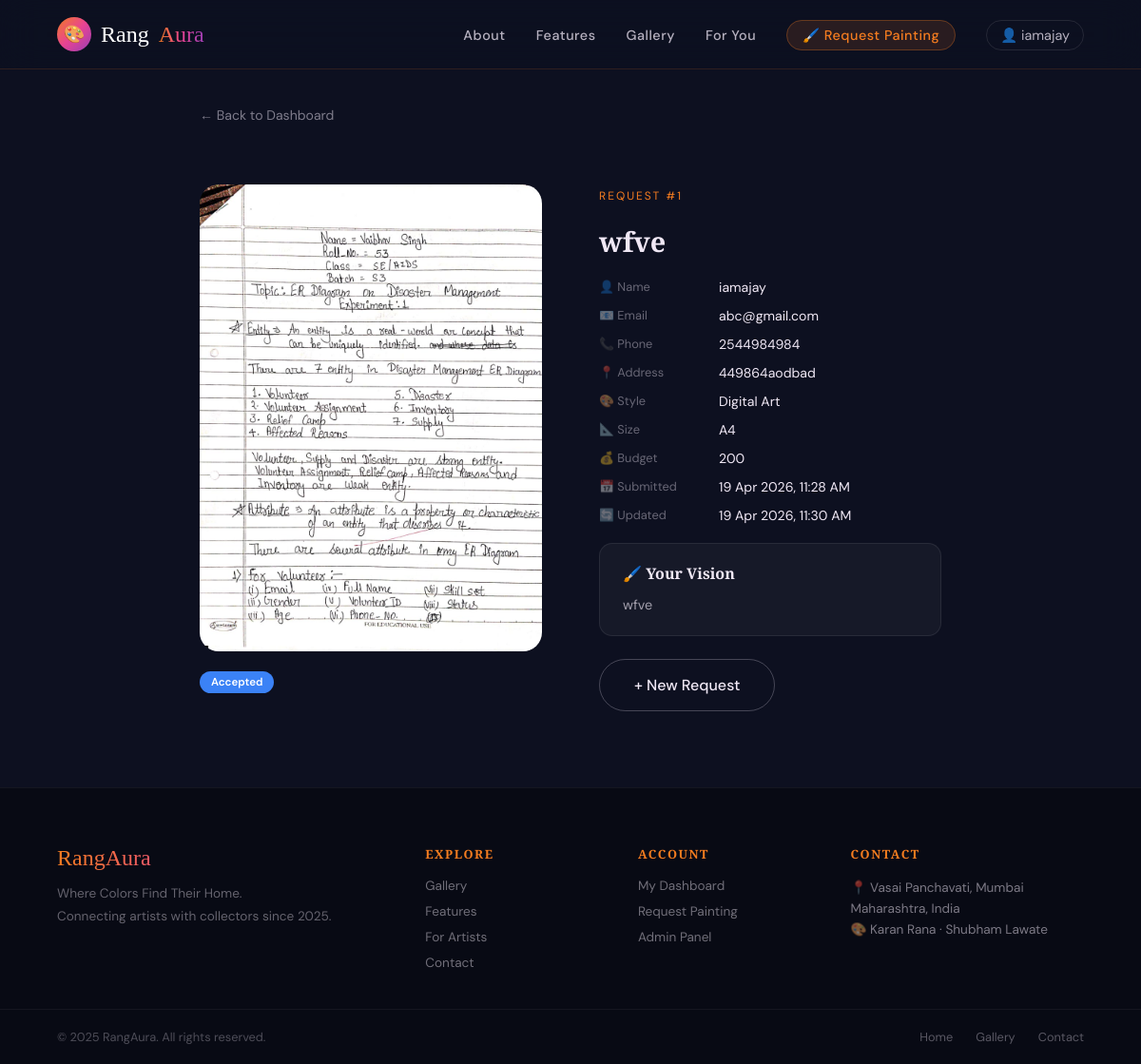
The page /dashboard/request/1/ (signed in) on the database its author committed.
### core/models.py (models this page shows, shortened)
class PaintingRequest(models.Model):
    STATUS_CHOICES = [
        ('pending', 'Pending Review'),
        ('accepted', 'Accepted'),
        ('in_progress', 'In Progress'),
        ('completed', 'Completed'),
        ('rejected', 'Rejected'),
    ]
    user = models.ForeignKey(User, on_delete=models.CASCADE, related_name='painting_requests')
    name = models.CharField(max_length=100)
    email = models.EmailField()
    phone = models.CharField(max_length=15, blank=True)
    address = models.TextField()
    image = models.ImageField(upload_to='requests/', blank=True, null=True,
                              help_text="Upload a reference image or inspiration photo")
    description = models.TextField(help_text="Describe what you want painted in detail")
    preferred_style = models.CharField(max_length=30, choices=Painting.STYLE_CHOICES,
                                       blank=True, default='digital')
    preferred_size = models.CharField(max_length=50, blank=True,
                                      help_text="e.g. A4, A3, 24x36 inches")
    budget = models.CharField(max_length=50, blank=True,
                              help_text="Your approximate budget in INR")
    status = models.CharField(max_length=20, choices=STATUS_CHOICES, default='pending')
    admin_notes = models.TextField(blank=True, help_text="Internal notes for admin")
    created_at = models.DateTimeField(auto_now_add=True)
    updated_at = models.DateTimeField(auto_now=True)
    class Meta:
        ordering = ['-created_at']
    @property
    def status_color(self):
        colors = {
            'pending': '#f47c20',
            'accepted': '#3b82f6',
            'in_progress': '#9b3fb5',
            'completed': '#22c55e',
            'rejected': '#ef4444',
        }
        return colors.get(self.status, '#f47c20')

### core/views.py (the view)
# urls.py: path('dashboard/request/<int:pk>/', views.request_detail, name='request_detail'),
@login_required
def request_detail(request, pk):
    painting_request = get_object_or_404(PaintingRequest, pk=pk, user=request.user)
    return render(request, 'core/request_detail.html', {'req': painting_request})

### templates/core/request_detail.html (shortened to what this page needs)
{% extends 'base.html' %}
{% load static %}
{% block content %}
<div style="padding:110px 60px 80px;max-width:900px;margin:0 auto;">
  <a href="{% url 'dashboard' %}" class="back-link">← Back to Dashboard</a>
  <div class="detail-grid" style="margin-top:32px;">
    <div class="detail-image-wrap">
      {% if req.image %}
        <img src="{{ req.image.url }}" alt="Reference Image" class="detail-image"/>
      {% else %}
        <div class="detail-emoji-placeholder">🎨</div>
      {% endif %}
      <span class="req-status-badge" style="background:{{ req.status_color }};display:inline-block;margin-top:16px;">
        {{ req.get_status_display }}
      </span>
    </div>
    <div class="detail-info">
      <span class="section-tag">Request #{{ req.pk }}</span>
      <h1 class="detail-title" style="font-size:1.8rem;">{{ req.description|truncatechars:80 }}</h1>
      <div class="req-detail-meta">
        <div class="rdm-row"><span class="rdm-label">👤 Name</span><span>{{ req.name }}</span></div>
        <div class="rdm-row"><span class="rdm-label">📧 Email</span><span>{{ req.email }}</span></div>
        {% if req.phone %}<div class="rdm-row"><span class="rdm-label">📞 Phone</span><span>{{ req.phone }}</span></div>{% endif %}
        <div class="rdm-row"><span class="rdm-label">📍 Address</span><span>{{ req.address }}</span></div>
        {% if req.preferred_style %}<div class="rdm-row"><span class="rdm-label">🎨 Style</span><span>{{ req.get_preferred_style_display }}</span></div>{% endif %}
        {% if req.preferred_size %}<div class="rdm-row"><span class="rdm-label">📐 Size</span><span>{{ req.preferred_size }}</span></div>{% endif %}
        {% if req.budget %}<div class="rdm-row"><span class="rdm-label">💰 Budget</span><span>{{ req.budget }}</span></div>{% endif %}
        <div class="rdm-row"><span class="rdm-label">📅 Submitted</span><span>{{ req.created_at|date:"d M Y, h:i A" }}</span></div>
        <div class="rdm-row"><span class="rdm-label">🔄 Updated</span><span>{{ req.updated_at|date:"d M Y, h:i A" }}</span></div>
      </div>
      <div class="req-description-box">
        <h4>🖌️ Your Vision</h4>
        <p>{{ req.description }}</p>
      </div>
      <a href="{% url 'request_painting' %}" class="btn-secondary" style="margin-top:24px;display:inline-flex;">+ New Request</a>
    </div>
  </div>
</div>
{% endblock %}

### templates/base.html (shortened to what this page needs)
{% load static %}
<!DOCTYPE html>
<html lang="en">
<head>
<link rel="stylesheet" href="{% static 'css/style.css' %}"/>
</head>
<body>
<nav id="main-nav">
  <a href="{% url 'home' %}" class="nav-logo">
    <div class="brush-icon">🎨</div>
    <span class="rang">Rang</span><span class="aura">Aura</span>
  </a>
  <ul id="navMenu">
    <li><a href="{% url 'home' %}#about">About</a></li>
    <li><a href="{% url 'home' %}#features">Features</a></li>
    <li><a href="{% url 'gallery' %}">Gallery</a></li>
    <li><a href="{% url 'home' %}#audience">For You</a></li>
    {% if user.is_authenticated %}
      <li><a href="{% url 'request_painting' %}" class="nav-highlight">🖌️ Request Painting</a></li>
      <li class="nav-user-menu">
        <span class="nav-username">👤 {{ user.username }}</span>
      </li>
    {% else %}
      <li><a href="{% url 'login' %}">Login</a></li>
      <li><a href="{% url 'register' %}" class="nav-cta">Get Started</a></li>
    {% endif %}
  </ul>
</nav>
{% block content %}{% endblock %}
<footer>
  <div class="footer-top">
    <div class="footer-brand">
      <span class="footer-logo">RangAura</span>
      <p>Where Colors Find Their Home.<br/>Connecting artists with collectors since 2025.</p>
    </div>
    <div class="footer-links-group">
      <h4>Explore</h4>
      <a href="{% url 'gallery' %}">Gallery</a>
      <a href="{% url 'home' %}#features">Features</a>
      <a href="{% url 'home' %}#audience">For Artists</a>
      <a href="{% url 'home' %}#contact">Contact</a>
    </div>
    <div class="footer-links-group">
      <h4>Account</h4>
      {% if user.is_authenticated %}
        <a href="{% url 'dashboard' %}">My Dashboard</a>
        <a href="{% url 'request_painting' %}">Request Painting</a>
      {% else %}
        <a href="{% url 'register' %}">Register</a>
        <a href="{% url 'login' %}">Login</a>
      {% endif %}
      <a href="/admin/">Admin Panel</a>
    </div>
    <div class="footer-links-group">
      <h4>Contact</h4>
      <p style="color:rgba(240,232,245,0.5);font-size:0.85rem;line-height:1.6;">
        📍 Vasai Panchavati, Mumbai<br/>
        Maharashtra, India<br/>
        🎨 Karan Rana · Shubham Lawate
      </p>
    </div>
  </div>
  <div class="footer-bottom">
    <p>© 2025 RangAura. All rights reserved.</p>
    <div class="footer-links">
      <a href="{% url 'home' %}">Home</a>
      <a href="{% url 'gallery' %}">Gallery</a>
      <a href="{% url 'home' %}#contact">Contact</a>
    </div>
  </div>
</footer>
</body>
</html>

### rows shown on the page
PaintingRequest: image (picture), status "Accepted", pk "1", description "wfve", name "iamajay", email "abc@gmail.com", phone "2544984984", address "449864aodbad", preferred_style "Digital Art", preferred_size "A4", budget "200", created_at "19 Apr 2026, 11:28 AM", updated_at "19 Apr 2026, 11:30 AM"

### other values the page prints
{{ user.username }} "iamajay"
